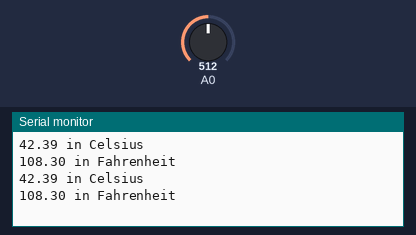
The sketch below on a simulated Arduino Uno, built with avr-gcc and run on an emulated ATmega328P. On the bench: the last lines printed to the serial monitor. Inputs (shaded band) come from the test bench; at power-on: A0 = 512.

Above: at 10.8 s.
10.9 s: A0 set to 716
At 20.7 s:
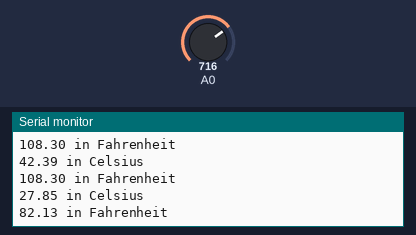
20.9 s: A0 set to 900
At 31.0 s:
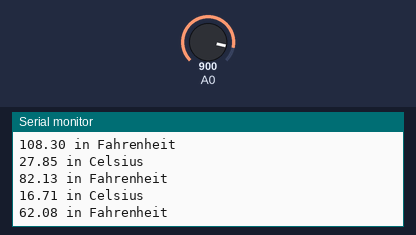
Timing chart, 0 to 32.5 s (numbered marks = the images above; inputs shaded):
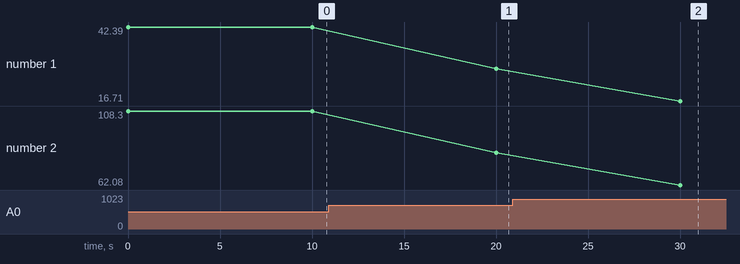

Measured:
- after the input at 10.9 s, the serial monitor: prints a new line after 9.1 s (image 1)
- after the input at 20.9 s, the serial monitor: prints a new line after 9.1 s (image 2)
- plotted number 1: 42.39 → 27.85 after the input at 10.9 s, 27.85 → 16.71 after the input at 20.9 s
- plotted number 2: 108.3 → 82.13 after the input at 10.9 s, 82.13 → 62.08 after the input at 20.9 s

The sketch:

thermistor.ino
```cpp
void setup()
{
Serial.begin(9600);
}

void loop()
{
int adcVal = analogRead(A0);

float vout = 2.0*adcVal/1023.0;

float Rt = vout*(10000/(3.3-vout));

float temp = (1.0 / ((1/(20.0+273.15)) + (1.0/3435)*log(Rt/10000))) - 273.15;

Serial.print(temp);
Serial.println(" in Celsius");

float tempf = ( temp * (9.0/5.0) ) + 32;

Serial.print(tempf);
Serial.println(" in Fahrenheit");
delay(10000);
}
```
